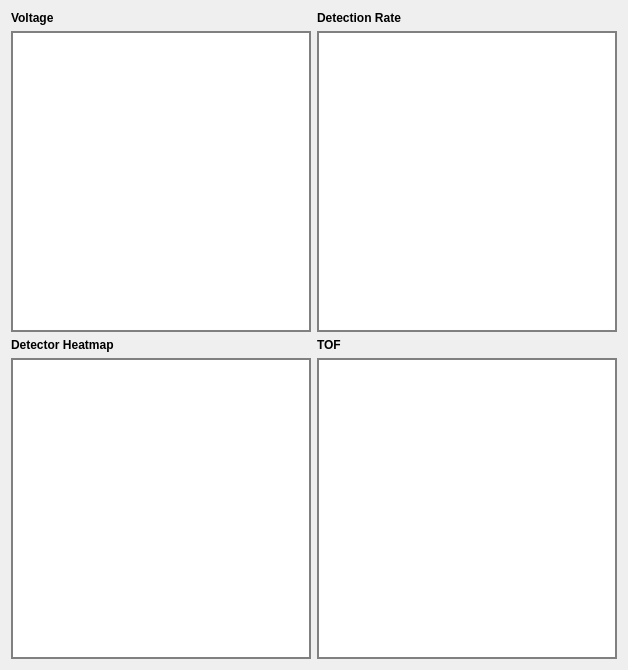
<?xml version="1.0" encoding="UTF-8"?>
<ui version="4.0">
    <class>Form</class>
    <widget class="QWidget" name="Form">
        <property name="geometry">
            <rect>
                <x>0</x>
                <y>0</y>
                <width>626</width>
                <height>670</height>
            </rect>
        </property>
        <property name="windowTitle">
            <string>Form</string>
        </property>
        <layout class="QGridLayout" name="gridLayout_2">
            <item row="0" column="0">
                <layout class="QGridLayout" name="gridLayout">
                    <item row="0" column="1">
                        <widget class="QLabel" name="label_201">
                            <property name="font">
                                <font>
                                    <bold>true</bold>
                                </font>
                            </property>
                            <property name="text">
                                <string>Detection Rate</string>
                            </property>
                        </widget>
                    </item>
                    <item row="1" column="0">
                        <widget class="QGraphicsView" name="vdc_time">
                            <property name="sizePolicy">
                                <sizepolicy hsizetype="Expanding" vsizetype="Expanding">
                                    <horstretch>1</horstretch>
                                    <verstretch>1</verstretch>
                                </sizepolicy>
                            </property>
                            <property name="minimumSize">
                                <size>
                                    <width>300</width>
                                    <height>300</height>
                                </size>
                            </property>
                            <property name="styleSheet">
                                <string notr="true">QWidget{
                                    border: 2px solid gray;
                                    }
                                </string>
                            </property>
                        </widget>
                    </item>
                    <item row="1" column="1">
                        <widget class="QGraphicsView" name="detection_rate_viz">
                            <property name="sizePolicy">
                                <sizepolicy hsizetype="Expanding" vsizetype="Expanding">
                                    <horstretch>1</horstretch>
                                    <verstretch>1</verstretch>
                                </sizepolicy>
                            </property>
                            <property name="minimumSize">
                                <size>
                                    <width>300</width>
                                    <height>300</height>
                                </size>
                            </property>
                            <property name="styleSheet">
                                <string notr="true">QWidget{
                                    border: 2px solid gray;
                                    }
                                </string>
                            </property>
                        </widget>
                    </item>
                    <item row="2" column="0">
                        <widget class="QLabel" name="label_206">
                            <property name="font">
                                <font>
                                    <bold>true</bold>
                                </font>
                            </property>
                            <property name="text">
                                <string>Detector Heatmap</string>
                            </property>
                        </widget>
                    </item>
                    <item row="2" column="1">
                        <widget class="QLabel" name="label_207">
                            <property name="font">
                                <font>
                                    <bold>true</bold>
                                </font>
                            </property>
                            <property name="text">
                                <string>TOF</string>
                            </property>
                        </widget>
                    </item>
                    <item row="3" column="0">
                        <widget class="QGraphicsView" name="visualization">
                            <property name="sizePolicy">
                                <sizepolicy hsizetype="Expanding" vsizetype="Expanding">
                                    <horstretch>1</horstretch>
                                    <verstretch>1</verstretch>
                                </sizepolicy>
                            </property>
                            <property name="minimumSize">
                                <size>
                                    <width>300</width>
                                    <height>300</height>
                                </size>
                            </property>
                            <property name="styleSheet">
                                <string notr="true">QWidget{
                                    border: 2px solid gray;
                                    }
                                </string>
                            </property>
                        </widget>
                    </item>
                    <item row="3" column="1">
                        <widget class="QGraphicsView" name="histogram">
                            <property name="sizePolicy">
                                <sizepolicy hsizetype="Expanding" vsizetype="Expanding">
                                    <horstretch>1</horstretch>
                                    <verstretch>1</verstretch>
                                </sizepolicy>
                            </property>
                            <property name="minimumSize">
                                <size>
                                    <width>300</width>
                                    <height>300</height>
                                </size>
                            </property>
                            <property name="styleSheet">
                                <string notr="true">QWidget{
                                    border: 2px solid gray;
                                    }
                                </string>
                            </property>
                            <property name="frameShape">
                                <enum>QFrame::NoFrame</enum>
                            </property>
                        </widget>
                    </item>
                    <item row="0" column="0">
                        <widget class="QLabel" name="label_200">
                            <property name="font">
                                <font>
                                    <bold>true</bold>
                                </font>
                            </property>
                            <property name="text">
                                <string>Voltage</string>
                            </property>
                        </widget>
                    </item>
                </layout>
            </item>
        </layout>
    </widget>
    <resources/>
    <connections/>
</ui>
